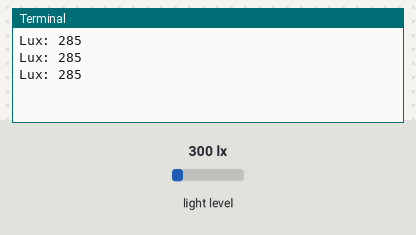
The program below on a simulated Raspberry Pi (BCM pin numbers). Shown: the last lines printed to the terminal. The test bench sets the inputs (shaded band); at power-on: light level 300 lx.

Above: at 2.2 s.
2.3 s: light level set to 40 lx
At 2.9 s:
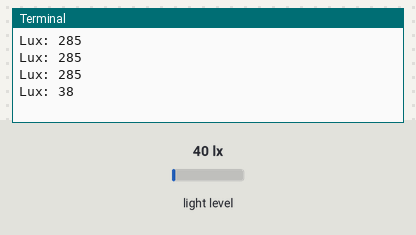
3.8 s: light level set to 500 lx
At 4.4 s:
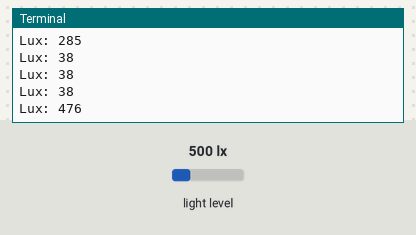
Timing chart, 0 to 6.8 s (numbered marks = the images above; inputs shaded):
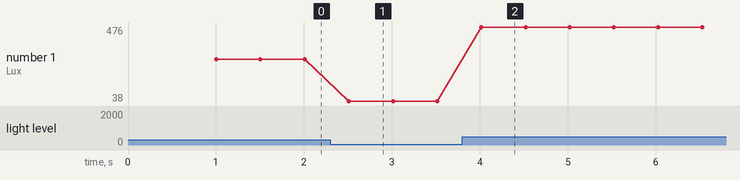

The program:

TSL2591.py
```python
import sys
import time
import math
import smbus
import RPi.GPIO as GPIO

ADDR                = (0x29)

COMMAND_BIT         = (0xA0)
#Register (0x00)
ENABLE_REGISTER     = (0x00)
ENABLE_POWERON      = (0x01)
ENABLE_POWEROFF     = (0x00)
ENABLE_AEN          = (0x02)
ENABLE_AIEN         = (0x10)
ENABLE_SAI          = (0x40)
ENABLE_NPIEN        = (0x80)

CONTROL_REGISTER    = (0x01)
SRESET              = (0x80)

AILTL_REGISTER      = (0x04)
AILTH_REGISTER      = (0x05)
AIHTL_REGISTER      = (0x06)
AIHTH_REGISTER      = (0x07)
NPAILTL_REGISTER    = (0x08)
NPAILTH_REGISTER    = (0x09)
NPAIHTL_REGISTER    = (0x0A)
NPAIHTH_REGISTER    = (0x0B)

PERSIST_REGISTER    = (0x0C)
# Bits 3:0
# 0000          Every ALS cycle generates an interrupt
# 0001          Any value outside of threshold range
# 0010          2 consecutive values out of range
# 0011          3 consecutive values out of range
# 0100          5 consecutive values out of range
# 0101          10 consecutive values out of range
# 0110          15 consecutive values out of range
# 0111          20 consecutive values out of range
# 1000          25 consecutive values out of range
# 1001          30 consecutive values out of range
# 1010          35 consecutive values out of range
# 1011          40 consecutive values out of range
# 1100          45 consecutive values out of range
# 1101          50 consecutive values out of range
# 1110          55 consecutive values out of range
# 1111          60 consecutive values out of range

ID_REGISTER         = (0x12)

STATUS_REGISTER     = (0x13)#read only

CHAN0_LOW           = (0x14)
CHAN0_HIGH          = (0x15)
CHAN1_LOW           = (0x16)
CHAN1_HIGH          = (0x17)

LUX_DF = 408.0
LUX_COEFB = 1.64
LUX_COEFC = 0.59
LUX_COEFD = 0.86

#AGAIN
LOW_AGAIN           = (0X00)#Low gain (1x)
MEDIUM_AGAIN        = (0X10)#Medium gain (25x)
HIGH_AGAIN          = (0X20)#High gain (428x)
MAX_AGAIN           = (0x30)#Max gain (9876x)

#ATIME
ATIME_100MS         = (0x00)#100 millis #MAX COUNT 36863
ATIME_200MS         = (0x01)#200 millis #MAX COUNT 65535
ATIME_300MS         = (0x02)#300 millis
ATIME_400MS         = (0x03)#400 millis
ATIME_500MS         = (0x04)#500 millis
ATIME_600MS         = (0x05)#600 millis

MAX_COUNT_100MS     = (36863) # 0x8FFF
MAX_COUNT           = (65535) # 0xFFFF

# int pin
INI_PIN = 23

class TSL2591:
    def __init__(self, address=ADDR):
        self.i2c = smbus.SMBus(1)
        self.address = address

        GPIO.setmode(GPIO.BCM)
        GPIO.setwarnings(False)
        GPIO.setup(INI_PIN, GPIO.IN)

        self.ID = self.Read_Byte(ID_REGISTER)
        if(self.ID != 0x50):
            print("ID = 0x%x"%self.ID)
            sys.exit()

        # self.Write_Byte(ENABLE_REGISTER, ENABLE_POWERON | ENABLE_AEN)
        self.Write_Byte(ENABLE_REGISTER, ENABLE_AIEN | ENABLE_POWERON | ENABLE_AEN | ENABLE_NPIEN)
        self.IntegralTime = ATIME_200MS
        self.Gain = MEDIUM_AGAIN
        self.Write_Byte(CONTROL_REGISTER, self.IntegralTime | self.Gain)
        self.Write_Byte(PERSIST_REGISTER, 0x01)
        # self.Write_Byte(0xE7, 0x13)
        atime = 100.0 * self.IntegralTime + 100.0
        again = 1.0
        if self.Gain == MEDIUM_AGAIN:
            again = 25.0
        elif self.Gain == HIGH_AGAIN:
            again = 428.0
        elif self.Gain == MAX_AGAIN:
            again = 9876.0
        self.Cpl = (atime * again) / LUX_DF

    def Read_Byte(self, Addr):
        Addr = (COMMAND_BIT | Addr) & 0xFF
        return self.i2c.read_byte_data(self.address, Addr)

    def Write_Byte(self, Addr, val):
        Addr = (COMMAND_BIT | Addr) & 0xFF
        self.i2c.write_byte_data(self.address, Addr, val & 0xFF)

    def Read_2Channel(self):
        CH0L = self.Read_Byte(CHAN0_LOW)
        CH0H = self.Read_Byte(CHAN0_LOW + 1)
        CH1L = self.Read_Byte(CHAN0_LOW + 2)
        CH1H = self.Read_Byte(CHAN0_LOW + 3)
        full = (CH0H << 8)|CH0L
        ir = (CH1H << 8)|CH1L
        return full,ir

    def Lux(self):
        status = self.Read_Byte(0x13)
        if(status & 0x10):
            # print ('soft goto interrupt')
            self.Write_Byte(0xE7, 0x13)

        # if(GPIO.input(INI_PIN) == 1):
            # print("----------------")
            # print ('hard goto interrupt')

        full, ir = self.Read_2Channel()
        if full == 0xFFFF or ir == 0xFFFF:
            raise RuntimeError('Numerical overflow!')

        # lux1 = (full - (LUX_COEFB * ir)) / self.Cpl
        # lux2 = ((LUX_COEFC * full) - (LUX_COEFD * ir)) / self.Cpl
        # return max(int(lux1), int(lux2))
        if full == 0:
            return 0
        lux = ((full-ir) * (1.00 - (ir/full))) / self.Cpl
        # lux = (full-ir)/ self.Cpl
        return lux

    def SET_LuxInterrupt(self, SET_LOW, SET_HIGH):
        full, ir = self.Read_2Channel()
        set0dataL = int(SET_LOW * self.Cpl + ir)
        set0dataH = int(SET_HIGH * self.Cpl + ir)

        self.Write_Byte(AILTL_REGISTER, set0dataL & 0xFF)
        self.Write_Byte(AILTH_REGISTER, set0dataL >> 8)

        self.Write_Byte(AIHTL_REGISTER, set0dataH & 0xFF)
        self.Write_Byte(AIHTH_REGISTER, set0dataH >> 8)


if __name__ == '__main__':
    sensor = TSL2591()
    # sensor.SET_LuxInterrupt(20, 200)
    time.sleep(1)
    try:
        while True:
            lux = sensor.Lux()
            print("Lux: %d" %lux)
            time.sleep(0.5)

    except KeyboardInterrupt:
        # sensor.Disable()
        exit()
```

Measured:
- after the input at 2.3 s, the terminal: prints a new line after 0.21 s (image 1)
- after the input at 3.8 s, the terminal: prints a new line after 0.22 s (image 2)
- plotted number 1: 285 → 38 after the input at 2.3 s, 38 → 476 after the input at 3.8 s
